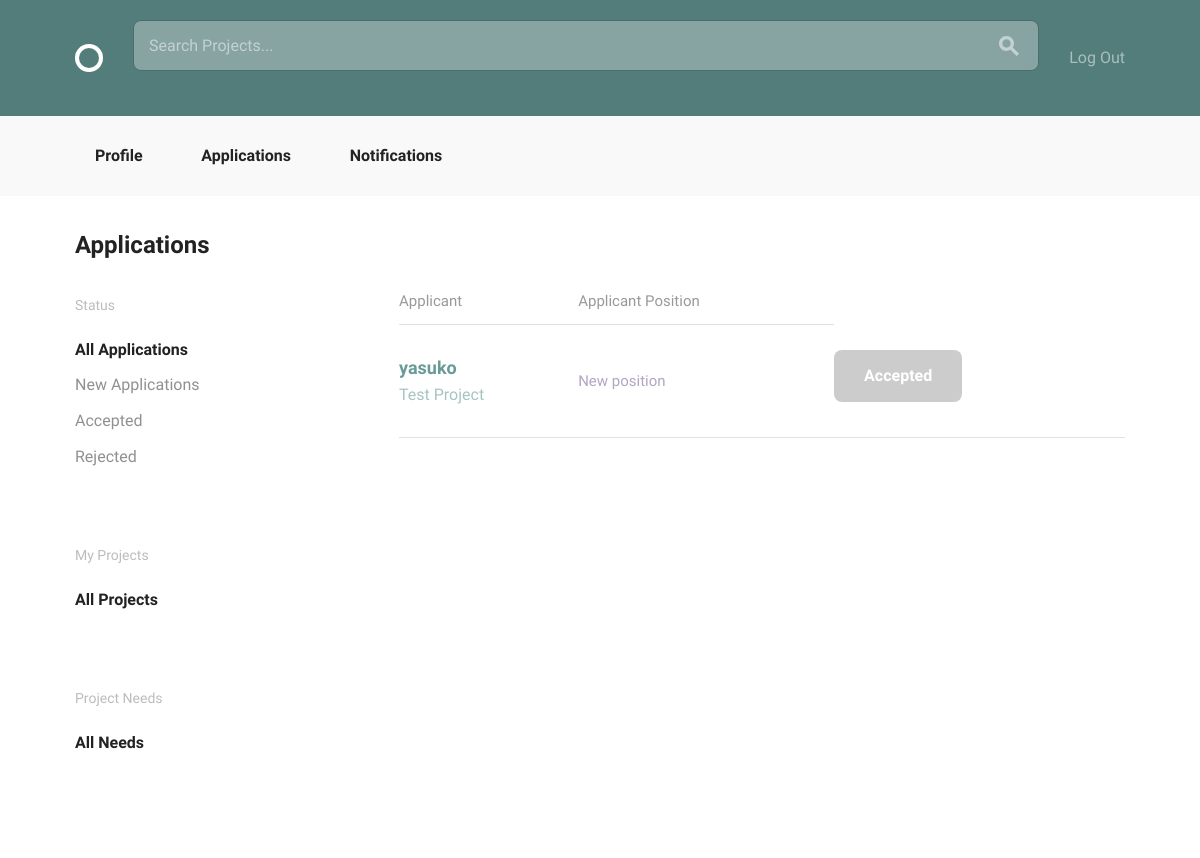
Before: /projects/application/ (signed in) with the older database file.
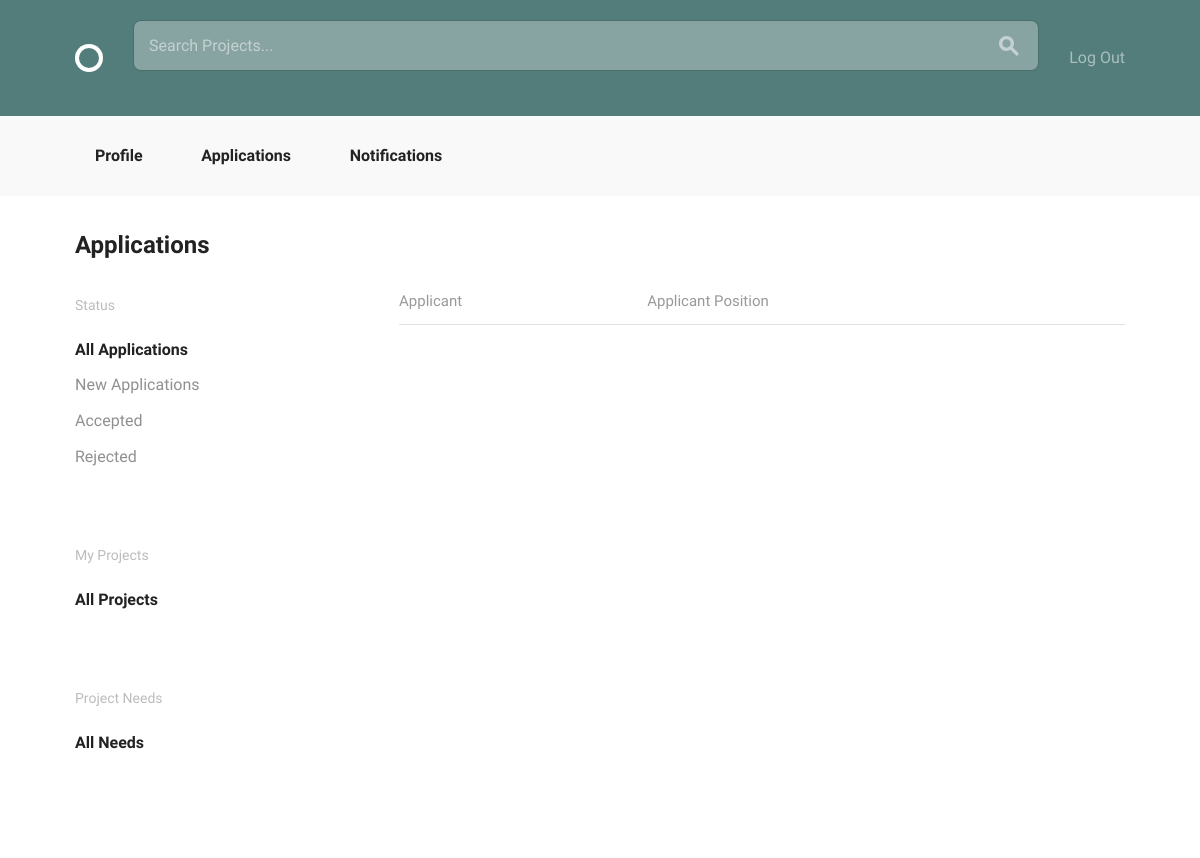
After: the same page with the newer database file.
### projects/models.py (models this page shows, shortened)
class Application(models.Model):
    applicant = models.ForeignKey(
        settings.AUTH_USER_MODEL,
        related_name="applicaion"
    )
    position = models.ForeignKey(Position)
    status = models.CharField(max_length=20)

class Position(models.Model):
    ANDROID = "Android"
    DESIGN = "Design"
    JAVA = "Java"
    PHP = "PHP"
    PYTHON = "Python"
    RAILS = "Rails"
    WORDPRESS = "Wordpress"
    iOS = "iOS"
    SKILLES_CHOICES = (
        (ANDROID, "Android Developer"),
        (DESIGN, "Designer"),
        (JAVA, "Java Developer"),
        (PHP, "PHP Developer"),
        (PYTHON, "Python Developer"),
        (RAILS, "Rails Developer"),
        (WORDPRESS, "Wordpress Developer"),
        (iOS, "iOS Developer")
    )
    project = models.ForeignKey(
        Project,
        null=True,
        related_name="positions",
        on_delete=models.CASCADE)
    title = models.CharField(max_length=100)
    description = models.CharField(max_length=500)
    skill = models.CharField(max_length=20, choices=SKILLES_CHOICES, default="")
    applicants = models.ManyToManyField(
        settings.AUTH_USER_MODEL,
        through="Application")
    position_filled = models.BooleanField(default=False)

class Project(models.Model):
    user = models.ForeignKey(settings.AUTH_USER_MODEL, null=True)
    title = models.CharField(max_length=100)
    description = models.TextField(max_length=500)
    estimated_time = models.IntegerField()
    requirements = models.CharField(max_length=100)

### accounts/models.py (models this page shows, shortened)
class User(AbstractBaseUser, PermissionsMixin):
    email = models.EmailField(unique=True)
    username = models.CharField(max_length=40, unique=True)
    bio = models.TextField(max_length=500, blank=True, default="")
    image = models.ImageField(upload_to="profile_image/", blank=True)
    date_joined = models.DateTimeField(default=timezone.now)
    is_active = models.BooleanField(default=True)
    is_staff = models.BooleanField(default=False)
    objects = UserManager()
    USERNAME_FIELD = "email"
    REQUIRED_FIELDS = ["username"]
    def __str__(self):
        return self.username

### projects/views.py (the view)
@login_required
def application_list(request):
    applications = models.Application.objects.all()
    projects = models.Project.objects.filter(user=request.user)
    return render(request, 'projects/application_list.html',
                {'applications': applications, 'projects': projects })

### projects/templates/projects/application_list.html (shortened to what this page needs)
{% extends "layout.html" %}
{% load static from staticfiles %}
{% block body_content %}
<div class="bounds circle--page">
    <div class="circle--page--header grid-100">
        <h2>Applications</h2>
    </div>
    <div class="grid-25">
        <div class="circle--filter circle--secondary--module">
            <h4>Status</h4>
            <ul class="circle--filter--list">
                <li><a class="selected">All Applications</a></li>
                <li><a>New Applications</a></li>
                <li><a>Accepted</a></li>
                <li><a>Rejected</a></li>
            </ul>
        </div>
        <div class="circle--filter circle--secondary--module">
            <h4>My Projects</h4>
            <ul class="circle--filter--list">
                <li><a class="selected">All Projects</a></li>
            </ul>
        </div>
        <div class="circle--filter circle--secondary--module">
            <h4>Project Needs</h4>
            <ul class="circle--filter--list">
                <li><a class="selected">All Needs</a></li>
            </ul>
        </div>
    </div>
    <div class="grid-70 grid-push-5">
         <table class="u-full-width circle--table">
            <thead>
                <tr>
                    <th>Applicant</th>
                    <th class="circle--cell--right">Applicant Position</th>
                </tr>
            </thead>
            <tbody>
                {% for application in applications %}
                    {% if application.applicant != request.user %}
                        <tr class="clickable-row" data-href="{% url "accounts:profile_detail" pk=application.applicant.pk %}">
                            <td>
                                <h3>{{ application.applicant }}</h3>
                                <p>{{ application.position.project.title }}</p>
                            </td>
                            <td class="circle--cell--right">
                                <span class="secondary-label">{{ application.position.title }}</span>
                            </td>
                            <td>
                                {% if application.status == "accept" %}
                                    <a class="button button-primary button-inactive">Accepted</a>
                                {% elif application.status == "reject" %}
                                    <a class="button button-primary button-inactive">Rejected</a>
                                {% else %}
                                    <a class="button button-primary" href="{% url 'projects:reject' pk=application.pk %}">Reject</a>
                                {% endif %}
                            </td>
                        </tr>
                    {% endif %}
                {% endfor %}
            </tbody>
        </table>
    </div>
</div>
{% endblock %}

Changed rows visible on the page:
removed Application: applicant "yasuko", position.project "Test Project", position "New position", status "Accepted"
